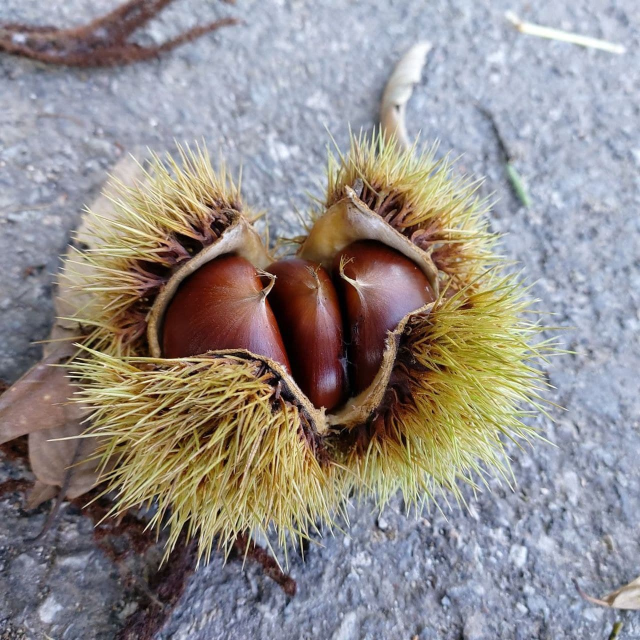
#> input picture 3.디지털영상처리/과제/3.jpg, 1280 x 1280 px, found by its file name (shown at 1/2 size)
$ python '작성코드.py'
#> lines starting #> are read from the running program, lines starting #| are printed output that depends on the picture
from skimage import filters, feature, img_as_float, exposure, img_as_ubyte
from skimage.io import imread
from skimage.color import rgb2gray
# 이미지 그리기
import matplotlib.pylab as pylab
# 컨볼루션
from scipy import signal, ndimage
import numpy as np
import cv2

# 히스토그램 평활화
def equalize_func(im):
    return exposure.equalize_hist(im)
# 콘트라스트 스트레칭
def contrast_str_func(im):
    from_, to_ = np.percentile(im, (2, 98))
    return exposure.rescale_intensity(im, in_range=(from_, to_))


#%% 소벨이미지와 라플라시안 이미지

im = rgb2gray(imread("../images/3.jpg"))
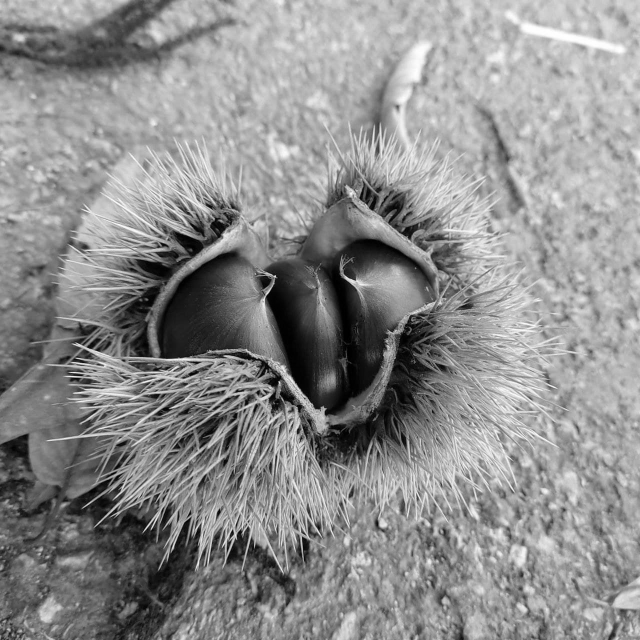
#> im: shape (1280, 1280) float64 (shown at 1/2 size); min 0, max 1, mean 0.557
im = contrast_str_func(im)
#> in contrast_str_func, `from_, to_ = np.percentile(im, (2, 98))`: from_ = 0.0596; to_ = 0.866

# 소벨 커널 생성
ker_x = [ [-1, 0, 1], [-2, 0, 2], [-1, 0, 1]]
ker_y = [ [-1, -2, -1], [0, 0, 0], [1, 2, 1]]

im_x = signal.convolve2d(im, ker_x, mode="same")
im_y = signal.convolve2d(im, ker_y, mode="same")

# magnitude
im_mag = np.sqrt( (im_x)**2 + (im_y)**2 )
# direction
im_dir = np.clip(np.arctan( im_y / im_x ), 0, 1)


# 라플라시안 커널 : 등방성
ker_lp = [[0, -2, 0], [-1, -8, -1], [0, -2, 0]]

im_lp = signal.convolve2d(im, ker_lp, mode="same")
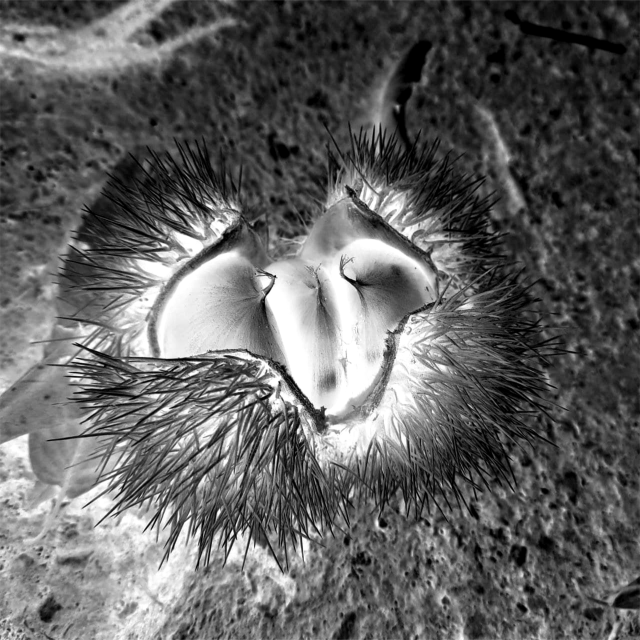
#> im_lp: shape (1280, 1280) float64 (shown at 1/2 size); min -14, max 0, mean -8.63; drawn with min black and max white


pylab.figure(figsize=(30, 30))
pylab.subplot(2,2,1), pylab.imshow(im, cmap='gray')
pylab.subplot(2,2,2), pylab.imshow(im_mag, cmap='gray')
pylab.subplot(2,2,3), pylab.imshow(im_dir, cmap='gray')
# pylab.subplot(2,2,4), pylab.imshow(im_fft, cmap='gray')
pylab.subplot(2,2,4), pylab.imshow(im_lp, cmap='gray')


#%% LoG와 DoG로 에지 검출하기
# 가우시안 필터 가져오기
from skimage import filters


def zero_cross(image, T=0):
    zimg = np.zeros(image.shape)
    # 커널이 넘치지 않게 하려고 -1만큼 까지만 돌게됨
    for i in range(0, image.shape[0]-1):
        for j in range(0, image.shape[1]-1):
            # if문 끝에 \는 라인 엔터치려고 넣은거임

            # 오른쪽
            if image[i][j]*image[i+1][j] < 0 \
            and np.abs( image[i+1][j] - image[i][j]) > T :
                   zimg[i,j] = 1
            # 우상단
            elif image[i][j]*image[i+1][j+1] < 0 \
            and np.abs( image[i+1][j+1] - image[i][j]) > T :
                   zimg[i,j] = 1
            # 위
            elif image[i][j]*image[i][j+1] < 0 \
            and np.abs( image[i][j+1] - image[i][j]) > T :
                   zimg[i,j] = 1
    return zimg

im = rgb2gray(imread("../images/3.jpg"))
im = equalize_func(im)
#> in equalize_func, `return exposure.equalize_hist(im)`:
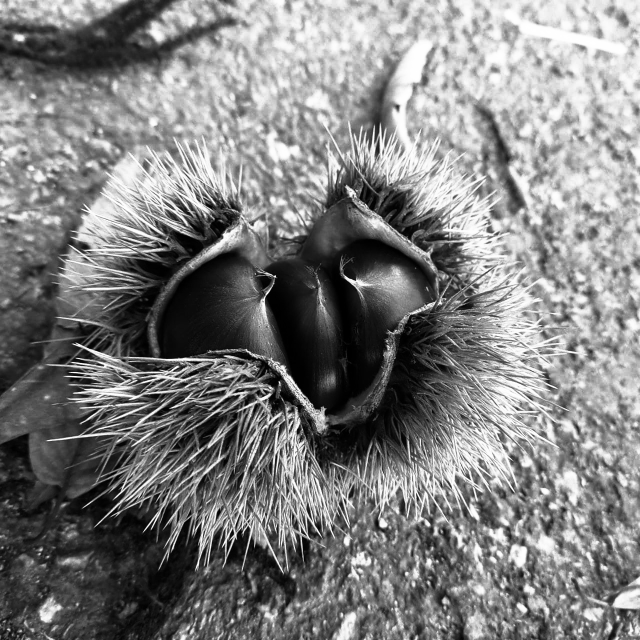
#> returned value: shape (1280, 1280) float64 (shown at 1/2 size); min 0.000577, max 1, mean 0.503

# LoG
# 숫자조정해서 가우시안 값을 바꿀 수 있다.
im_g = filters.gaussian(im, 2)
im_l = filters.laplace(im_g)

# T값도 내 맘대로 조정 가능하다
edge = zero_cross(im_l, T=np.max(im_l)*0.001)
#> after the loop in zero_cross, `for i in range(0, image.shape[0]-1):`:
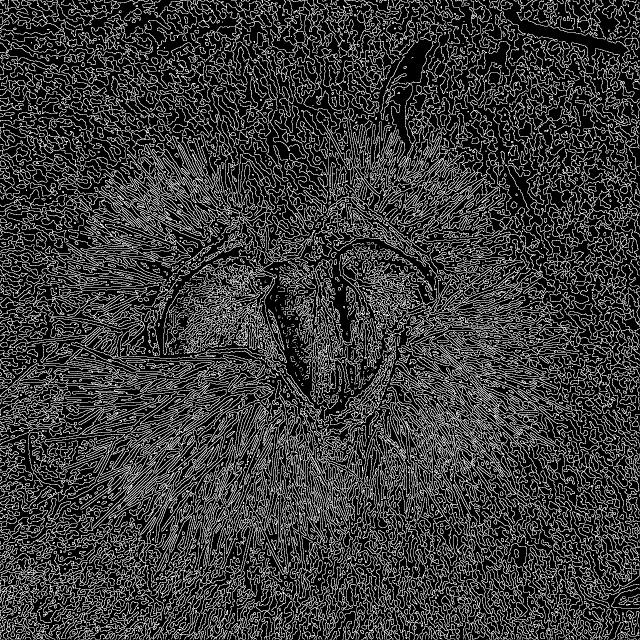
#> zimg: shape (1280, 1280) float64 (shown at 1/2 size); values 0 (black) and 1 (white), 22.8% white in thin lines or dots

# DoG
im_dog = filters.difference_of_gaussians(im, 2.0)
edge2 = zero_cross(im_dog, T=np.max(im_dog)*0.001)
#> call 2 of zero_cross, with T = 0.000202
#> after the loop in zero_cross (call 2), `for i in range(0, image.shape[0]-1):`:
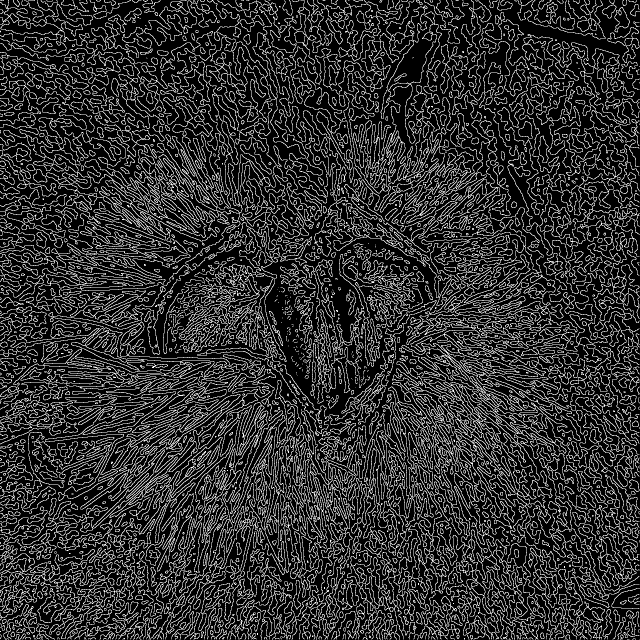
#> zimg: shape (1280, 1280) float64 (shown at 1/2 size); values 0 (black) and 1 (white), 19% white in thin lines or dots

# fft
height, width = im.shape
#> height = 1280; width = 1280
dft = cv2.dft(np.float32(edge2), flags=cv2.DFT_COMPLEX_OUTPUT)
dft_shift = np.fft.fftshift(dft)
im_fft = 20*np.log(cv2.magnitude(dft_shift[:, :, 0], dft_shift[:, :, 1]))
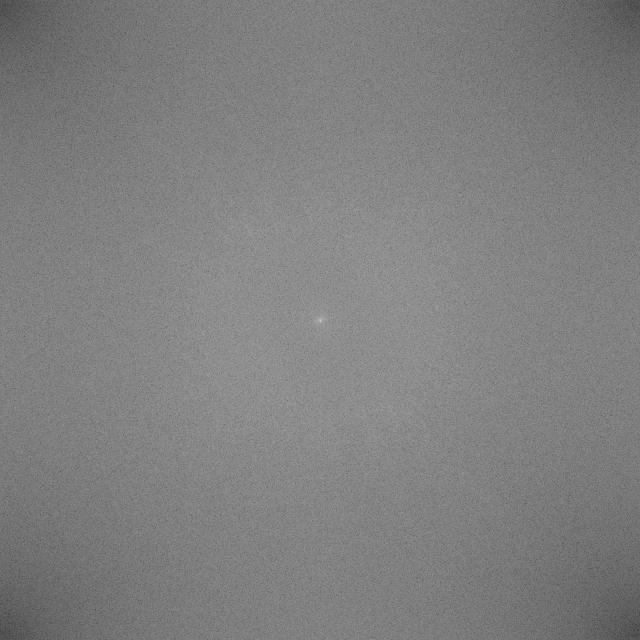
#> im_fft: shape (1280, 1280) float32 (shown at 1/2 size); min -25.1, max 253, mean 114.3; drawn with min black and max white

from skimage.morphology import disk

blur = filters.median(edge, disk(1))
#> blur: shape (1280, 1280) float64; values 0 (black) and 1 (white), 23.6% white in thin lines or dots

pylab.figure(figsize=(30, 30))
pylab.subplot(2,2,1), pylab.imshow(im, cmap='gray')
pylab.subplot(2,2,2), pylab.imshow(im_l, cmap='gray')
pylab.subplot(2,2,3), pylab.imshow(edge, cmap='gray')
pylab.subplot(2,2,4), pylab.imshow(edge2, cmap='gray')
# pylab.subplot(2,2,4), pylab.imshow(im_fft, cmap='gray')
# pylab.subplot(2,2,4), pylab.imshow(blur, cmap='gray')


#%% Edge Detector

im = rgb2gray(imread('../images/3.jpg'))
im = equalize_func(im)


im = filters.median(im)
edges = filters.sobel(im)
#
pylab.figure(figsize=(30,20))
pylab.subplot(121), pylab.imshow(im, cmap='gray'), pylab.title('original')
pylab.subplot(122), pylab.imshow(edges, cmap='gray'), pylab.title('original')

#%% Canny
im = rgb2gray(imread('../images/3.jpg'))
im = contrast_str_func(im)

im = ndimage.gaussian_filter(im, 2)
edges = feature.canny(im, sigma=2)
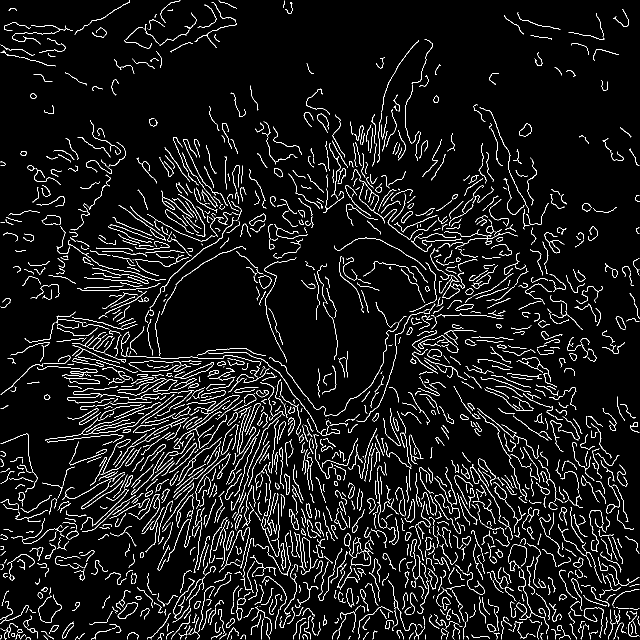
#> edges: shape (1280, 1280) bool (shown at 1/2 size); 6% white in thin lines or dots

pylab.figure(figsize=(30,20))
pylab.subplot(121), pylab.imshow(im, cmap='gray'), pylab.title('original')
pylab.subplot(122), pylab.imshow(edges, cmap='gray'), pylab.title('original')
